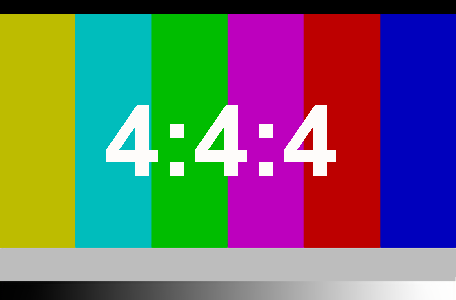
#> input picture sourceimages/test444.png, 456 x 300 px
$ python make_testrgb.py
#> lines starting #> are read from the running program, lines starting #| are printed output that depends on the picture; after the words box and inside, x2 and y2 are one past the last pixel; in counts of white or black regions, pixels touching at a corner belong together
#!/usr/bin/env python3
"""Make sourceimages/testrgb.png for the RGB rows of tests/codec_web_tests/web_compatibility.html.

It is test444.png with the "4:4:4" label replaced by "RGB": the bars are copied back over the label rows from a
clean row, and the new label is drawn at the same size and position. Like test444.png, it has no color chunks.
"""
from pathlib import Path

import numpy as np
from PIL import Image, ImageDraw, ImageFont

HERE = Path(__file__).resolve().parent
FONT = "/System/Library/Fonts/Supplemental/Arial Bold.ttf"

src = np.array(Image.open(HERE / "test444.png").convert("RGB"))
#> src is the input picture: shape (300, 456, 3); mean R, G, B 110.1, 109.7, 109.5
out = src.copy()
out[95:190] = src[60]                      # bars only, no label
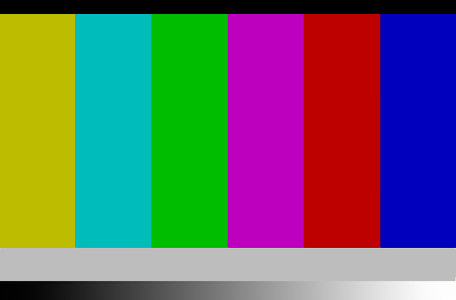
#> out: shape (300, 456, 3); 4.79% of pixels changed, all inside (x1, y1, x2, y2) = (106, 95, 381, 190)
white = src[:240][src[:240].min(axis=2) >= 230]  # the label's colour
text_colour = tuple(int(v) for v in white.max(axis=0))
#> text_colour = (254, 252, 250)

img = Image.fromarray(out)
draw = ImageDraw.Draw(img)
cap_top, cap_bottom, centre_x = 105, 175, 220.5   # measured from test444.png's "4:4:4"
size = 100
font = ImageFont.truetype(FONT, size)
l, t, r, b = draw.textbbox((0, 0), "RGB", font=font)
#> l = 0; t = 18; r = 216; b = 94
size = round(size * (cap_bottom - cap_top + 1) / (b - t))
#> size = 93
font = ImageFont.truetype(FONT, size)
l, t, r, b = draw.textbbox((0, 0), "RGB", font=font)
#> r = 200; b = 88
draw.text((centre_x - (l + r) / 2, cap_top - t), "RGB", font=font, fill=text_colour)
img.save(HERE / "testrgb.png")
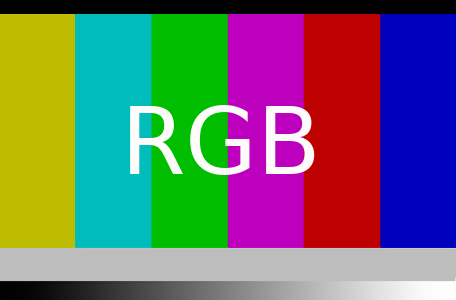
#> saved as testrgb.png: PIL image 456x300 RGB; mean R, G, B 108.1, 107.9, 107.6
print("wrote", HERE / "testrgb.png", "font size", size)
#| wrote sourceimages/testrgb.png font size 93
